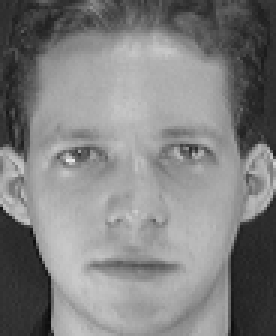
#> input picture Task5/DataSet/s1/1.pgm, 92 x 112 px (shown 3 times larger); its folder holds only this picture in this run
$ jupyter execute Face-Recognition-EigenFace-Scratch.ipynb
#> lines starting #> are read from the running program, lines starting #| are printed output that depends on the picture
[cell 1]
import os, glob
from sklearn import preprocessing
import cv2
import numpy as np
import matplotlib.pyplot as plt
import math

[cell 2]
def plot_image(images, titles, h,w,n_row,n_col):
    plt.figure(figsize=(2.2*n_col,2.2*n_row))
    plt.subplots_adjust(bottom=0,left=.01,right=.99,top=.90,hspace=.20)
    for i in range(n_row*n_col):
        plt.subplot(n_row,n_col,i+1)
        plt.imshow(images[i].reshape((h,w)),cmap=plt.cm.gray)
        plt.title(titles[i])
        plt.xticks(())
        plt.yticks(())

[cell 3]
# dataset_path = os.getcwd()+'/FaceDataset/'# path to the dataset
dataset_path = 'DataSet'

[cell 4]
tot_images =0
shape = None
# print(glob.glob(dataset_path))
for images in glob.glob(dataset_path+'\*\*' , recursive=False):#Loop through all the images in the folder
#     print(images)
    if images[-3:] == 'pgm' or images[-3:] == 'jpg':
        tot_images += 1
print(tot_images)#Number of m is 400

[cell 5]
shape = (112,92)#height of the image is 112 and width is 92
all_img = np.zeros((tot_images,shape[0],shape[1]),dtype='float64')#Creating 0 matrix with 112 rows and 92 columns of zeros for 400 images
names = list()
i=0
for folder in glob.glob(dataset_path + '\*'):#Loop through folders
    for _ in range(10):
        names.append(folder[-3:].replace('/',''))
    for image in glob.glob(folder +'/*'):#Loop through images
        read_image = cv2.imread(image,cv2.IMREAD_GRAYSCALE)
#> read_image is the input picture: shape (112, 92); min 11, max 234, mean 128.3
        resized_image =cv2.resize(read_image,(shape[1],shape[0]))#cv2.resize resizes an image into (# column x # height)
        all_img[i]=np.array(resized_image)
        i+=1

[cell 6]
A = np.resize(all_img,(tot_images,shape[0]*shape[1]))#Creating a matrix of n^2 x m
mean_vector = np.sum(A,axis=0,dtype='float64')/tot_images
mean_matrix = np.tile(mean_vector,(tot_images,1))#Calculating mean for all the 400 images
A_tilde = A - mean_matrix# Matrix A - the mean value of all the images

[cell 7]
L =(A_tilde.dot(A_tilde.T))/tot_images#Creating a m x m symmetric matrix
eigenvalues,eigenvectors = np.linalg.eig(L)# Calculating the eigenvalues and eigenvectors
idx = eigenvalues.argsort()[::-1]#sort eigenvalues in descending order
eigenvalues = eigenvalues[idx]
eigenvectors = eigenvectors[:,idx]#Sort the eigenvectors according to the highest eigenvalues

[cell 8]
eigenvector_C = A_tilde.T @ eigenvectors# perform linear combination with Matrix A_tilde

[cell 9]
eigenfaces = preprocessing.normalize(eigenvector_C.T)#Normalize the vector

[cell 10]
eigenface_labels = [x for x in range(eigenfaces.shape[0])]#List of images
# plot_image(eigenfaces,eigenface_labels,112,92,2,10)#Display image using eigenvectors for each image

[cell 11]
test_img = cv2.imread('test.pgm', cv2.IMREAD_GRAYSCALE)
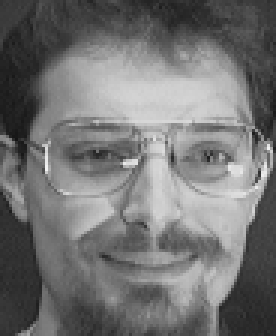
#> input picture Task5/Face_recognition/test.pgm, 92 x 112 px (shown 3 times larger)
#> test_img is the input picture: shape (112, 92); min 20, max 242, mean 115.3
test_img = cv2.resize(test_img,(shape[1],shape[0]))#resize the test image to 92 x 112
mean_sub_testimg=np.reshape(test_img,(test_img.shape[0]*test_img.shape[1]))-mean_vector#Subtract test image with the mean value
#> mean_sub_testimg = 10304 values, max 182.5 at index 4505, min -114.5 at index 4923, mean -5.66
# plt.imshow(np.reshape(mean_sub_testimg,(112,92)),cmap='gray')
# plt.title("Mean Subtracted Test Image")
# plt.show()

[cell 12]
q=350 # 350 eigenvectors is chosen
E = eigenfaces[:q].dot(mean_sub_testimg)#Projecting the test image into the face space
#> E = [469.7, -3.14]

[cell 13]
reconstruction = eigenfaces[:q].T.dot(E)#Reconstruct the test image using eigenvectors
#> reconstruction = 10304 values, max 16.71 at index 4899, min -10.82 at index 7623, mean 1.35
# reconstruction.shape

# plt.imshow(np.reshape(reconstruction,(shape[0],shape[1])),cmap='gray')
# plt.title("Reconstructed image -"+ str(q)+" eigenfaces")
# plt.show()

[cell 14]
# Detect Face
thres_1 = 3000 # Chosen threshold to detect face
projected_new_img_vect=eigenfaces[:q].T @ E#Perform Linear combination for the new face space
#> projected_new_img_vect has the same summary as reconstruction
diff = mean_sub_testimg-projected_new_img_vect
#> diff = 10304 values, max 178.2 at index 4505, min -113.3 at index 7854, mean -7.01
beta = math.sqrt(diff.dot(diff))#Find the difference between the projected test image vector and the mean vector of the images
#> beta = 4239.6
if beta<thres_1:
    print("Face Detected in the image!")
else:
    print("No face Detected in the image!")

[cell 15]
#Classify the image belongs to which class
thres_2 = 3000
smallest_value =None # to keep track of the smallest value
index = None #to keep track of the class that produces the smallest value
for z in range(tot_images):#Loop through all the image vectors
    E_z=eigenfaces[:q].dot(A_tilde[z])#Calculate and represent the vectors of the image in the dataset
    diff = E-E_z
    epsilon_z = math.sqrt(diff.dot(diff))
    if smallest_value==None:
        smallest_value=epsilon_z
        index = z
    if smallest_value>epsilon_z:
        smallest_value=epsilon_z
        index=z
#> this loop made 2 passes
#> (diff, epsilon_z, smallest_value) on pass 1: ([-2090.6, 4.96], 2090.6, 2090.6)
#> (diff, epsilon_z) on pass 2: ([3029.9, -11.24], 3029.9)
#> after the loop, index = 0; smallest_value = 2090.6
if smallest_value<thres_2:
    print("The image matches the dataset of face in folder: ",names[index])
#| The image matches the dataset of face in folder:  s1
    plt.imshow(all_img[index],cmap='gray')
    plt.show()
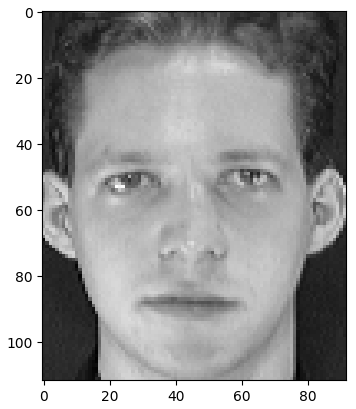
#> figure drawn by matplotlib, 1 panel
else:
    print("unknown Face")
